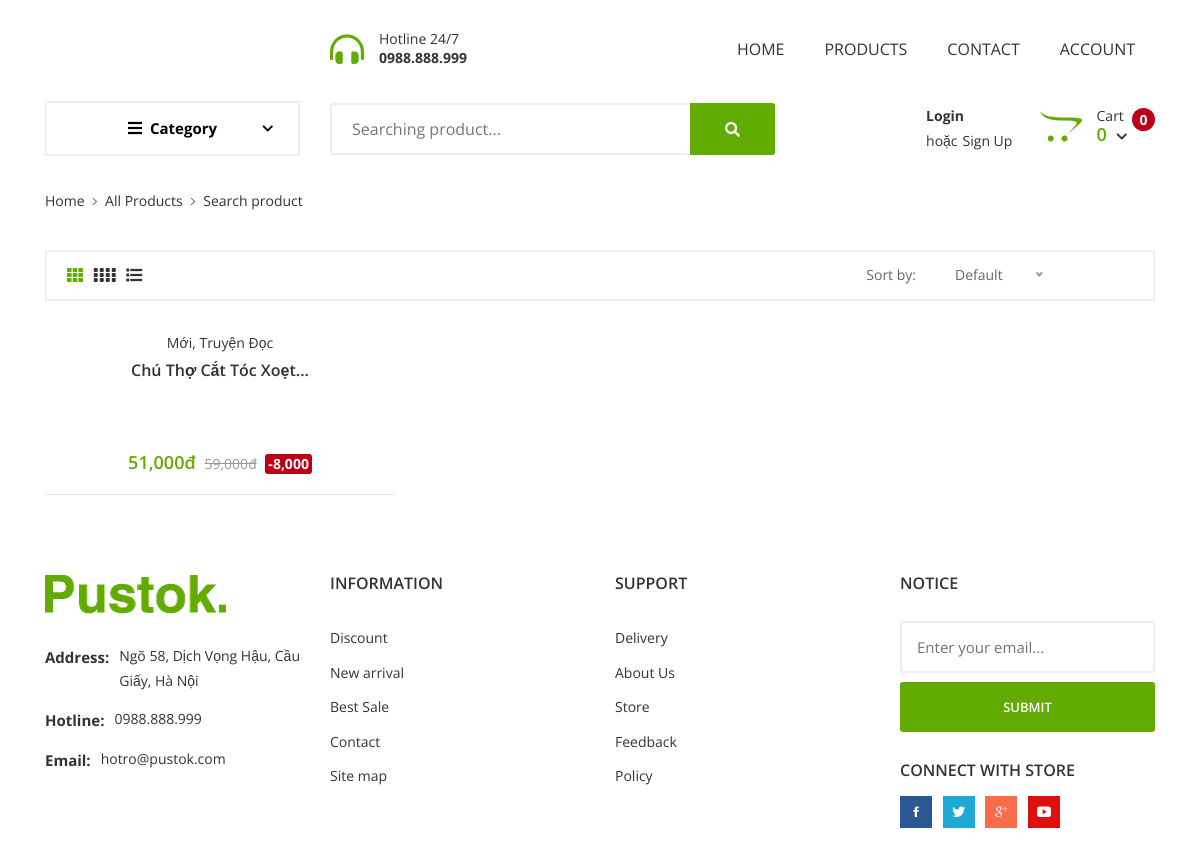
Page /tim-kiem.php?tensach=Chú Thợ Cắt Tóc Xoẹt Xoẹt on the committed database.
### tables this page shows
CREATE TABLE `sanpham` (
  `masanpham` int(11) NOT NULL,
  `tensanpham` varchar(255) NOT NULL,
  `giagoc` int(11) NOT NULL,
  `giaban` int(11) NOT NULL,
  `machuyenmuc` int(11) NOT NULL,
  `tag` varchar(255) NOT NULL,
  `mota` varchar(500) NOT NULL,
  `anhchinh` text NOT NULL,
  `anhphu1` text NOT NULL,
  `anhphu2` text NOT NULL,
  `anhphu3` text NOT NULL,
  `anhphu4` text NOT NULL,
  `motachitiet` text NOT NULL,
  `loaisanpham` int(1) NOT NULL
);

### database/query.php (called while the page is built, shortened)
<?php
function queryResult($conn, $sql){
    $result = $conn->query($sql);
    if ($result->num_rows > 0) {
        return $result;
    } else {
        return 0;
    }
}
?>

### tim-kiem.php (the view, shortened to what this page needs)
<?php require(__DIR__.'/layouts/header.php'); ?>
<?php
$tensach = "'%".$_GET['tensach']."%'";
$sql_sanpham = "SELECT * FROM sanpham WHERE tensanpham LIKE ".$tensach."";
$sanpham = queryResult($conn,$sql_sanpham);
 ?>
		<section class="breadcrumb-section">
			<div class="container">
				<div class="breadcrumb-contents">
					<nav aria-label="breadcrumb">
						<ol class="breadcrumb">
							<li class="breadcrumb-item"><a href="index.html">Home</a></li>
							<li class="breadcrumb-item ">All Products</li>
							<li class="breadcrumb-item active">Search product</li>
						</ol>
					</nav>
				</div>
			</div>
		</section>
		<main class="inner-page-sec-padding-bottom">
			<div class="container">
				<div class="shop-toolbar mb--30">
					<div class="row align-items-center">
						<div class="col-lg-2 col-md-2 col-sm-6">
							<div class="product-view-mode">
								<a href="#" class="sorting-btn active" data-target="grid"><i class="fas fa-th"></i></a>
								<a href="#" class="sorting-btn" data-target="grid-four">
									<span class="grid-four-icon">
										<i class="fas fa-grip-vertical"></i><i class="fas fa-grip-vertical"></i>
									</span>
								</a>
								<a href="#" class="sorting-btn" data-target="list "><i class="fas fa-list"></i></a>
							</div>
						</div>
						<div class="col-xl-4 col-lg-4 col-md-4 col-sm-6 mt--10 mt-md--0 ">
							<div class="sorting-selection">
								<span>Sort by:</span>
							</div>
						</div>
					</div>
				</div>
				<div class="shop-product-wrap grid with-pagination row space-db--30 shop-border">
					<?php if(!isset($sanpham->num_rows)){ ?>
						<p style="text-align: center; width: 100%;">We couldn't find the product!</p>
					<?php }else{ ?>
						<?php while($row = $sanpham->fetch_assoc()){ ?>
							<div class="col-lg-4 col-sm-6">
								<div class="product-card">
									<div class="product-grid-content">
										<div class="product-header">
											<a href="" class="author">
												<?php echo $row['tag']; ?>
											</a>
											<h3><a href="san-pham.php?id=<?php echo $row['masanpham']; ?>"><?php echo substr($row['tensanpham'],0,28);?>...</a></h3>
										</div>
										<div class="product-card--body">
											<div class="card-image">
											</div>
											<div class="price-block">
	                                            <span class="price"><?php echo number_format($row['giaban']); ?>đ</span>
	                                            <del class="price-old"><?php echo number_format($row['giagoc']); ?>đ</del>
	                                            <span class="price-discount">-<?php echo number_format($row['giagoc'] - $row['giaban']); ?></span>
	                                        </div>
										</div>
									</div> <hr>
								</div>
							</div>
						<?php } ?>
					<?php } ?>
				</div>
			</div>
		</main>
	</div>
<?php require(__DIR__.'/layouts/footer.php'); ?>

### rows in the picture
sanpham: tag "Mới, Truyện Đọc", tensanpham "Chú Thợ Cắt Tóc Xoẹt", giaban "51,000", giagoc "59,000", $row['giagoc'] - $row['giaban'] "8,000"
